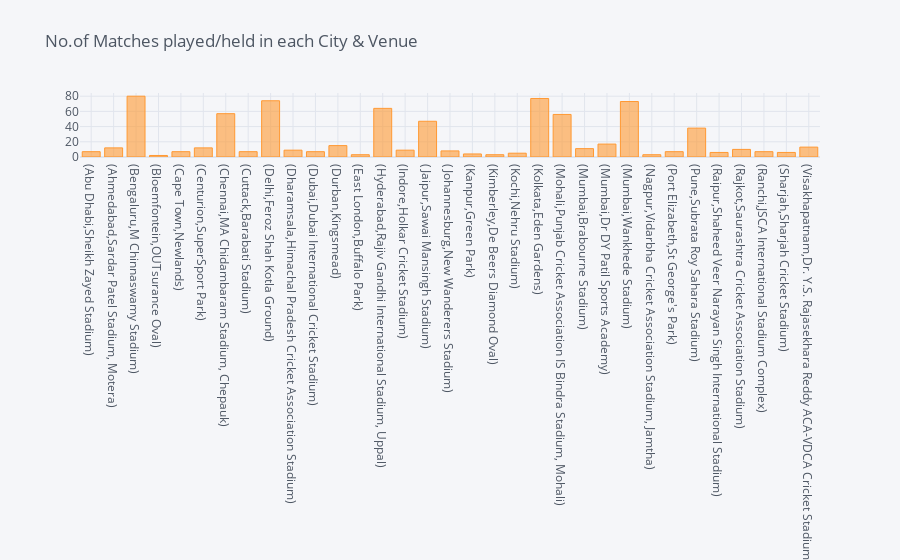

Source (notebook cell):
### Markdown cell above
<a id=section50111></a>
#### 5.1.11 No.of Matches played in each City & Venue (using single line)

### Code cell
matches.groupby(['city', 'venue'])['match_id'].count().iplot(kind='bar', title='No.of Matches played/held in each City & Venue')

### Figure 1 — Plotly figure (JSON) as saved in the notebook; plotly's stock layout.template omitted (floating-point values rounded to 4 significant figures)
{"data": [{"marker": {"color": "rgba(255, 153, 51, 0.6)", "line": {"color": "rgba(255, 153, 51, 1.0)", "width": 1}}, "name": "match_id", "orientation": "v", "text": "", "type": "bar", "x": ["(Abu Dhabi,Sheikh Zayed Stadium)", "(Ahmedabad,Sardar Patel Stadium, Motera)", "(Bengaluru,M Chinnaswamy Stadium)", "(Bloemfontein,OUTsurance Oval)", "(Cape Town,Newlands)", "(Centurion,SuperSport Park)", "(Chennai,MA Chidambaram Stadium, Chepauk)", "(Cuttack,Barabati Stadium)", "(Delhi,Feroz Shah Kotla Ground)", "(Dharamsala,Himachal Pradesh Cricket Association Stadium)", "(Dubai,Dubai International Cricket Stadium)", "(Durban,Kingsmead)", "(East London,Buffalo Park)", "(Hyderabad,Rajiv Gandhi International Stadium, Uppal)", "(Indore,Holkar Cricket Stadium)", "(Jaipur,Sawai Mansingh Stadium)", "(Johannesburg,New Wanderers Stadium)", "(Kanpur,Green Park)", "(Kimberley,De Beers Diamond Oval)", "(Kochi,Nehru Stadium)", "(Kolkata,Eden Gardens)", "(Mohali,Punjab Cricket Association IS Bindra Stadium, Mohali)", "(Mumbai,Brabourne Stadium)", "(Mumbai,Dr DY Patil Sports Academy)", "(Mumbai,Wankhede Stadium)", "(Nagpur,Vidarbha Cricket Association Stadium, Jamtha)", "(Port Elizabeth,St George's Park)", "(Pune,Subrata Roy Sahara Stadium)", "(Raipur,Shaheed Veer Narayan Singh International Stadium)", "(Rajkot,Saurashtra Cricket Association Stadium)", "(Ranchi,JSCA International Stadium Complex)", "(Sharjah,Sharjah Cricket Stadium)", "(Visakhapatnam,Dr. Y.S. Rajasekhara Reddy ACA-VDCA Cricket Stadium)"], "y": [7, 12, 80, 2, 7, 12, 57, 7, 74, 9, 7, 15, 3, 64, 9, 47, 8, 4, 3, 5, 77, 56, 11, 17, 73, 3, 7, 38, 6, 10, 7, 6, 13]}], "layout": {"legend": {"bgcolor": "#F5F6F9", "font": {"color": "#4D5663"}}, "paper_bgcolor": "#F5F6F9", "plot_bgcolor": "#F5F6F9", "title": {"font": {"color": "#4D5663"}, "text": "No.of Matches played/held in each City & Venue"}, "xaxis": {"gridcolor": "#E1E5ED", "showgrid": true, "tickfont": {"color": "#4D5663"}, "title": {"font": {"color": "#4D5663"}, "text": ""}, "zerolinecolor": "#E1E5ED"}, "yaxis": {"gridcolor": "#E1E5ED", "showgrid": true, "tickfont": {"color": "#4D5663"}, "title": {"font": {"color": "#4D5663"}, "text": ""}, "zerolinecolor": "#E1E5ED"}}}
